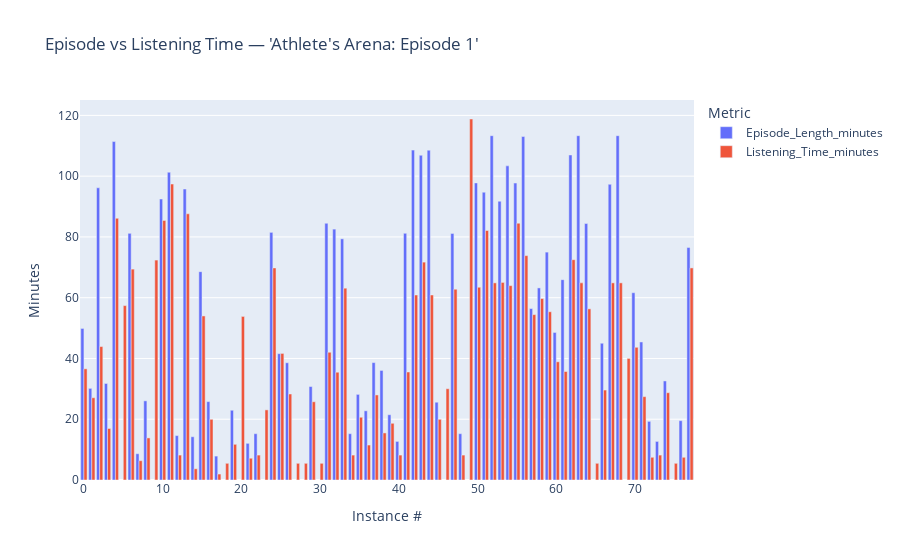

The code cell stored with this chart in its notebook:
### Code cell
import plotly.express as px

# Step 1: Filter the data
filtered = train[
    (train["Podcast_Name"] == "Athlete's Arena") &
    (train["Episode_Title"] == "Episode 2")
].reset_index(drop=True)

# Step 2: Add an 'Instance' column to track each row
filtered["Instance"] = filtered.index

# Step 3: Melt the DataFrame
melted = filtered.melt(
    id_vars="Instance",
    value_vars=["Episode_Length_minutes", "Listening_Time_minutes"],
    var_name="Metric",
    value_name="Minutes"
)

fig = px.bar(
    melted,
    x="Instance",
    y="Minutes",
    color="Metric",
    barmode="group",
    title="Episode vs Listening Time — 'Athlete's Arena: Episode 1'",
    labels={"Instance": "Instance #", "Minutes": "Minutes"}
)

fig.show()

### Figure 1 — Plotly figure (JSON) as saved in the notebook; plotly's stock layout.template omitted (floating-point values rounded to 4 significant figures)
{"data": [{"alignmentgroup": "True", "hovertemplate": "Metric=Episode_Length_minutes<br>Instance #=%{x}<br>Minutes=%{y}<extra></extra>", "legendgroup": "Episode_Length_minutes", "marker": {"color": "#636efa", "pattern": {"shape": ""}}, "name": "Episode_Length_minutes", "offsetgroup": "Episode_Length_minutes", "orientation": "v", "showlegend": true, "textposition": "auto", "type": "bar", "x": [0, 1, 2, 3, 4, 5, 6, 7, 8, 9, 10, 11, 12, 13, 14, 15, 16, 17, 18, 19, 20, 21, 22, 23, 24, 25, 26, 27, 28, 29, 30, 31, 32, 33, 34, 35, 36, 37, 38, 39, 40, 41, 42, 43, 44, 45, 46, 47, 48, 49, 50, 51, 52, 53, 54, 55, 56, 57, 58, 59, 60, 61, 62, 63, 64, 65, 66, 67, 68, 69, 70, 71, 72, 73, 74, 75, 76, 77], "xaxis": "x", "y": [49.88, 30.16, 96.17, 31.77, 111.4, NaN, 81.19, 8.65, 26.05, NaN, 92.47, 101.3, 14.62, 95.77, 14.24, 68.57, 25.8, 7.87, NaN, 22.96, NaN, 12.07, 15.24, NaN, 81.5, 41.58, 38.59, NaN, NaN, 30.76, NaN, 84.49, 82.57, 79.37, 15.24, 28.18, 22.77, 38.64, 36.06, 21.48, 12.7, 81.2, 108.6, 106.9, 108.5, 25.6, NaN, 81.14, 15.24, NaN, 97.78, 94.72, 113.3, 91.75, 103.4, 97.73, 113.0, 56.42, 63.22, 75.0, 48.56, 65.93, 107.0, 113.3, 84.41, NaN, 45.01, 97.32, 113.3, NaN, 61.64, 45.43, 19.3, 12.7, 32.6, NaN, 19.53, 76.5], "yaxis": "y"}, {"alignmentgroup": "True", "hovertemplate": "Metric=Listening_Time_minutes<br>Instance #=%{x}<br>Minutes=%{y}<extra></extra>", "legendgroup": "Listening_Time_minutes", "marker": {"color": "#EF553B", "pattern": {"shape": ""}}, "name": "Listening_Time_minutes", "offsetgroup": "Listening_Time_minutes", "orientation": "v", "showlegend": true, "textposition": "auto", "type": "bar", "x": [0, 1, 2, 3, 4, 5, 6, 7, 8, 9, 10, 11, 12, 13, 14, 15, 16, 17, 18, 19, 20, 21, 22, 23, 24, 25, 26, 27, 28, 29, 30, 31, 32, 33, 34, 35, 36, 37, 38, 39, 40, 41, 42, 43, 44, 45, 46, 47, 48, 49, 50, 51, 52, 53, 54, 55, 56, 57, 58, 59, 60, 61, 62, 63, 64, 65, 66, 67, 68, 69, 70, 71, 72, 73, 74, 75, 76, 77], "xaxis": "x", "y": [36.59, 27.07, 43.92, 16.95, 86.13, 57.4, 69.4, 6.36, 13.85, 72.38, 85.44, 97.4, 8.202, 87.6, 3.692, 53.99, 19.98, 1.958, 5.491, 11.75, 53.83, 7.166, 8.202, 23.08, 69.8, 41.66, 28.31, 5.491, 5.491, 25.75, 5.491, 42.04, 35.47, 63.13, 8.202, 20.65, 11.51, 27.99, 15.49, 18.66, 8.202, 35.55, 60.88, 71.71, 60.88, 19.98, 30.04, 62.8, 8.202, 118.8, 63.44, 82.11, 64.88, 65.03, 63.98, 84.52, 73.84, 54.43, 59.72, 55.37, 38.91, 35.71, 72.51, 64.88, 56.32, 5.491, 29.61, 64.88, 64.88, 40.02, 43.66, 27.43, 7.473, 8.202, 28.73, 5.491, 7.473, 69.8], "yaxis": "y"}], "layout": {"barmode": "group", "legend": {"title": {"text": "Metric"}, "tracegroupgap": 0}, "title": {"text": "Episode vs Listening Time — 'Athlete's Arena: Episode 1'"}, "xaxis": {"anchor": "y", "domain": [0, 1], "title": {"text": "Instance #"}}, "yaxis": {"anchor": "x", "domain": [0, 1], "title": {"text": "Minutes"}}}}
